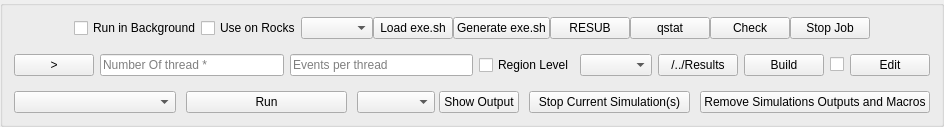
               <widget class="QGroupBox" name="groupBox_3">
                <property name="title">
                 <string/>
                </property>
                <layout class="QGridLayout" name="gridLayout_10">
                 <item row="1" column="0">
                  <widget class="QFrame" name="frame_23">
                   <property name="frameShape">
                    <enum>QFrame::NoFrame</enum>
                   </property>
                   <property name="frameShadow">
                    <enum>QFrame::Raised</enum>
                   </property>
                   <layout class="QHBoxLayout" name="horizontalLayout_24">
                    <property name="spacing">
                     <number>0</number>
                    </property>
                    <property name="leftMargin">
                     <number>60</number>
                    </property>
                    <property name="topMargin">
                     <number>0</number>
                    </property>
                    <property name="rightMargin">
                     <number>60</number>
                    </property>
                    <property name="bottomMargin">
                     <number>0</number>
                    </property>
                    <item>
                     <widget class="QCheckBox" name="checkBoxnohup">
                      <property name="toolTip">
                       <string>&lt;html&gt;&lt;head/&gt;&lt;body&gt;&lt;p&gt;Check if you want to run simulation in the background, then, the terminal can be used for other purposes. In this case the simulation output messgaes will be writed to a file with a name begins with &amp;quot;nohup_&amp;quot; then followed by simulation parameters instead of showing these messages on terminal. you can use &amp;quot;top&amp;quot; command to check the simulation process.&lt;/p&gt;&lt;/body&gt;&lt;/html&gt;</string>
                      </property>
                      <property name="text">
                       <string>Run in Background</string>
                      </property>
                     </widget>
                    </item>
                    <item>
                     <widget class="QCheckBox" name="checkBoxRocks">
                      <property name="toolTip">
                       <string>&lt;html&gt;&lt;head/&gt;&lt;body&gt;&lt;p&gt;Check it if you use DoseCalcs on Rocks-Cluster and you will compute on nodes. In this case the simulation output messages will be writed to a file with a name begins with &amp;quot;DoseCalcs_&amp;quot; then followed by simulation parameters instead of showing these messages on terminal.&lt;/p&gt;&lt;/body&gt;&lt;/html&gt;</string>
                      </property>
                      <property name="text">
                       <string>Use on Rocks</string>
                      </property>
                     </widget>
                    </item>
                    <item>
                     <widget class="QComboBox" name="MPIOrMTOnRockscomboBox">
                      <property name="toolTip">
                       <string>&lt;html&gt;&lt;head/&gt;&lt;body&gt;&lt;p&gt;According to the build type, you should choose how to execute DoseCalcs. Note that the exe.sh file is different in a such case (MT or MPI).&lt;/p&gt;&lt;/body&gt;&lt;/html&gt;</string>
                      </property>
                     </widget>
                    </item>
                    <item>
                     <widget class="QPushButton" name="pushButtonLoadExe">
                      <property name="toolTip">
                       <string>&lt;html&gt;&lt;head/&gt;&lt;body&gt;&lt;p&gt;The exe.sh is used to distribute DoseCalcs jobs on cluster computation units. The loaded file should be based on data read from GUI user inputs. After loading, you can modify the content of the file.&lt;/p&gt;&lt;/body&gt;&lt;/html&gt;</string>
                      </property>
                      <property name="text">
                       <string>Load exe.sh</string>
                      </property>
                     </widget>
                    </item>
                    <item>
                     <widget class="QPushButton" name="pushButtonGenerateExe">
                      <property name="toolTip">
                       <string>&lt;html&gt;&lt;head/&gt;&lt;body&gt;&lt;p&gt;The exe.sh is used to distribute DoseCalcs jobs on cluster computation units. The generated file is based on data read from GUI user inputs. After generation, you can modify the file.&lt;/p&gt;&lt;/body&gt;&lt;/html&gt;</string>
                      </property>
                      <property name="text">
                       <string>Generate exe.sh</string>
                      </property>
                     </widget>
                    </item>
                    <item>
                     <widget class="QPushButton" name="RESUBButton_2">
                      <property name="text">
                       <string>RESUB</string>
                      </property>
                     </widget>
                    </item>
                    <item>
                     <widget class="QPushButton" name="pushButtonQstat">
                      <property name="toolTip">
                       <string>&lt;html&gt;&lt;head/&gt;&lt;body&gt;&lt;p&gt;Check and list the DoseCalcs run jobs on Rocks-Cluster.&lt;/p&gt;&lt;/body&gt;&lt;/html&gt;</string>
                      </property>
                      <property name="text">
                       <string>qstat</string>
                      </property>
                     </widget>
                    </item>
                    <item>
                     <widget class="QPushButton" name="pushButtonChecQsubMPIsim">
                      <property name="toolTip">
                       <string>&lt;html&gt;&lt;head/&gt;&lt;body&gt;&lt;p&gt;When you run DoseCalcs on Rocks-Cluster, a DoseCalcs output file (DoseCalcs.o###) where ### is the job ID, will be created. The output file will be opened to check the simulation progress either if DoseCalcs run or terminated. You should select the job ID to be viewed on the terminal.&lt;/p&gt;&lt;/body&gt;&lt;/html&gt;</string>
                      </property>
                      <property name="text">
                       <string>Check</string>
                      </property>
                     </widget>
                    </item>
                    <item>
                     <widget class="QPushButton" name="pushButtonStopJob">
                      <property name="toolTip">
                       <string>&lt;html&gt;&lt;head/&gt;&lt;body&gt;&lt;p&gt;Delete a job on Rocks-Cluster, this will give a chooser that contains a list of registered and ran DoseCalcs simulations, choose the appropriate one. You can see the ID of the target job by clicking on qstat button.Note that you should wait 1s and in some cases return and reclick the button to read the command and write the results to the file 'F' in the build directory.&lt;/p&gt;&lt;/body&gt;&lt;/html&gt;</string>
                      </property>
                      <property name="text">
                       <string>Stop Job</string>
                      </property>
                     </widget>
                    </item>
                   </layout>
                  </widget>
                 </item>
                 <item row="3" column="0">
                  <widget class="QFrame" name="frame_16">
                   <property name="frameShape">
                    <enum>QFrame::NoFrame</enum>
                   </property>
                   <property name="frameShadow">
                    <enum>QFrame::Raised</enum>
                   </property>
                   <layout class="QHBoxLayout" name="horizontalLayout_17">
                    <property name="spacing">
                     <number>10</number>
                    </property>
                    <property name="leftMargin">
                     <number>0</number>
                    </property>
                    <property name="topMargin">
                     <number>0</number>
                    </property>
                    <property name="rightMargin">
                     <number>0</number>
                    </property>
                    <property name="bottomMargin">
                     <number>0</number>
                    </property>
                    <item>
                     <widget class="QComboBox" name="comboBoxSimulationRunFor"/>
                    </item>
                    <item>
                     <widget class="QPushButton" name="RunButton">
                      <property name="toolTip">
                       <string>&lt;html&gt;&lt;head/&gt;&lt;body&gt;&lt;p&gt;Run the DoseCalcs simulation. Note that DoseCalcs should be built, and principal simulation inputs should be set. The simulation output file and macros file are generated automatically in the [core_build] directory.&lt;/p&gt;&lt;/body&gt;&lt;/html&gt;</string>
                      </property>
                      <property name="text">
                       <string>Run</string>
                      </property>
                     </widget>
                    </item>
                    <item>
                     <widget class="QFrame" name="frame_32">
                      <property name="frameShape">
                       <enum>QFrame::NoFrame</enum>
                      </property>
                      <property name="frameShadow">
                       <enum>QFrame::Raised</enum>
                      </property>
                      <layout class="QHBoxLayout" name="horizontalLayout_34">
                       <property name="spacing">
                        <number>4</number>
                       </property>
                       <property name="leftMargin">
                        <number>0</number>
                       </property>
                       <property name="topMargin">
                        <number>0</number>
                       </property>
                       <property name="rightMargin">
                        <number>0</number>
                       </property>
                       <property name="bottomMargin">
                        <number>0</number>
                       </property>
                       <item>
                        <widget class="QComboBox" name="comboBoxNohupFiles"/>
                       </item>
                       <item>
                        <widget class="QPushButton" name="pushButtonShowOutputs">
                         <property name="text">
                          <string>Show Output</string>
                         </property>
                        </widget>
                       </item>
                      </layout>
                     </widget>
                    </item>
                    <item>
                     <widget class="QPushButton" name="pushButtonStopCurrentProcess">
                      <property name="text">
                       <string>Stop Current Simulation(s)</string>
                      </property>
                     </widget>
                    </item>
                    <item>
                     <widget class="QPushButton" name="pushButtonShowOutputsAndMacros">
                      <property name="text">
                       <string>Remove Simulations Outputs and Macros</string>
                      </property>
                     </widget>
                    </item>
                   </layout>
                  </widget>
                 </item>
                 <item row="2" column="0">
                  <widget class="QFrame" name="frame_11">
                   <property name="styleSheet">
                    <string notr="true"/>
                   </property>
                   <property name="frameShape">
                    <enum>QFrame::NoFrame</enum>
                   </property>
                   <property name="frameShadow">
                    <enum>QFrame::Raised</enum>
                   </property>
                   <layout class="QHBoxLayout" name="horizontalLayout_11">
                    <property name="leftMargin">
                     <number>0</number>
                    </property>
                    <property name="rightMargin">
                     <number>0</number>
                    </property>
                    <item>
                     <widget class="QPushButton" name="pushButtonCalculateNumSimulation">
                      <property name="toolTip">
                       <string>&lt;html&gt;&lt;head/&gt;&lt;body&gt;&lt;p&gt;Calculate the number of simulations according to the entered radiation source inputs (according to the number of particles, regions, initial energies, and momentum directions).&lt;/p&gt;&lt;/body&gt;&lt;/html&gt;</string>
                      </property>
                      <property name="text">
                       <string>&gt;</string>
                      </property>
                     </widget>
                    </item>
                    <item>
                     <widget class="QLineEdit" name="lineEditNumberOfRanksOrThreads">
                      <property name="toolTip">
                       <string>&lt;html&gt;&lt;head/&gt;&lt;body&gt;&lt;p&gt;Add the number of threads or ranks (for MPI computation) (the number should not exceed the real number of physical cores).&lt;/p&gt;&lt;/body&gt;&lt;/html&gt;</string>
                      </property>
                      <property name="placeholderText">
                       <string>Number Of thread *</string>
                      </property>
                     </widget>
                    </item>
                    <item>
                     <widget class="QLineEdit" name="lineEditNumberOfEvent">
                      <property name="toolTip">
                       <string>&lt;html&gt;&lt;head/&gt;&lt;body&gt;&lt;p&gt;Add the number of events for each thread or rank (if MPI computation mode is used). The number of threads (or ranks) times the number of events per thread (or per rank) should not exceed the max int value (2147483647).&lt;/p&gt;&lt;/body&gt;&lt;/html&gt;</string>
                      </property>
                      <property name="placeholderText">
                       <string>Events per thread</string>
                      </property>
                     </widget>
                    </item>
                    <item>
                     <widget class="QCheckBox" name="checkBoxVoxelOrRegionLevel">
                      <property name="toolTip">
                       <string>&lt;html&gt;&lt;head/&gt;&lt;body&gt;&lt;p&gt;During the run, the absorbed energy will be scored in phantom voxels (Voxel Level) or in phantom regions (Region Level).&lt;/p&gt;&lt;p&gt;&lt;br/&gt;&lt;/p&gt;&lt;/body&gt;&lt;/html&gt;</string>
                      </property>
                      <property name="text">
                       <string>Region Level</string>
                      </property>
                     </widget>
                    </item>
                    <item>
                     <widget class="QComboBox" name="ScoreCombobowSimNumOnRanksLineEdit">
                      <property name="toolTip">
                       <string>&lt;html&gt;&lt;head/&gt;&lt;body&gt;&lt;p&gt;Choose Multi to simulate different source data on each thread (or Ranks for MPI computation), or set one to simulate the same source data on all threads (or Ranks).&lt;/p&gt;&lt;/body&gt;&lt;/html&gt;</string>
                      </property>
                      <property name="statusTip">
                       <string/>
                      </property>
                     </widget>
                    </item>
                    <item>
                     <widget class="QPushButton" name="openResultsDirButton">
                      <property name="sizePolicy">
                       <sizepolicy hsizetype="Fixed" vsizetype="Fixed">
                        <horstretch>0</horstretch>
                        <verstretch>0</verstretch>
                       </sizepolicy>
                      </property>
                      <property name="text">
                       <string>/../Results</string>
                      </property>
                     </widget>
                    </item>
                    <item>
                     <widget class="QPushButton" name="BuildButton">
                      <property name="toolTip">
                       <string>&lt;html&gt;&lt;head/&gt;&lt;body&gt;&lt;p&gt;If DoseCalcs code not built yet, click to show the installation window, then build DoseCalcs code&lt;/p&gt;&lt;/body&gt;&lt;/html&gt;</string>
                      </property>
                      <property name="text">
                       <string>Build</string>
                      </property>
                     </widget>
                    </item>
                    <item>
                     <widget class="QCheckBox" name="checkBoxUseMacroCommandFile">
                      <property name="toolTip">
                       <string>&lt;html&gt;&lt;head/&gt;&lt;body&gt;&lt;p&gt;If it's clicked, you can edit the input file by using the Edit button or Edit menu item, save the file, and run; else, the inputs from GUI components will be used, and you can view the component inputs in command text format by clicking on the View button.&lt;/p&gt;&lt;/body&gt;&lt;/html&gt;</string>
                      </property>
                      <property name="text">
                       <string/>
                      </property>
                     </widget>
                    </item>
                    <item>
                     <widget class="QPushButton" name="pushButtonEditMacros">
                      <property name="toolTip">
                       <string>Open the command text file, edit and click on save button, or view the components of GUI to be ran</string>
                      </property>
                      <property name="text">
                       <string>Edit</string>
                      </property>
                     </widget>
                    </item>
                   </layout>
                  </widget>
                 </item>
                </layout>
               </widget>
